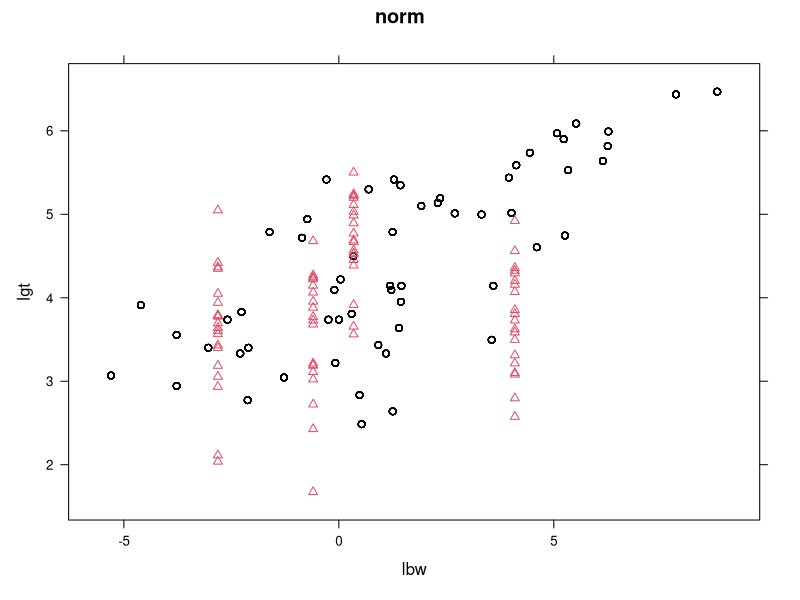
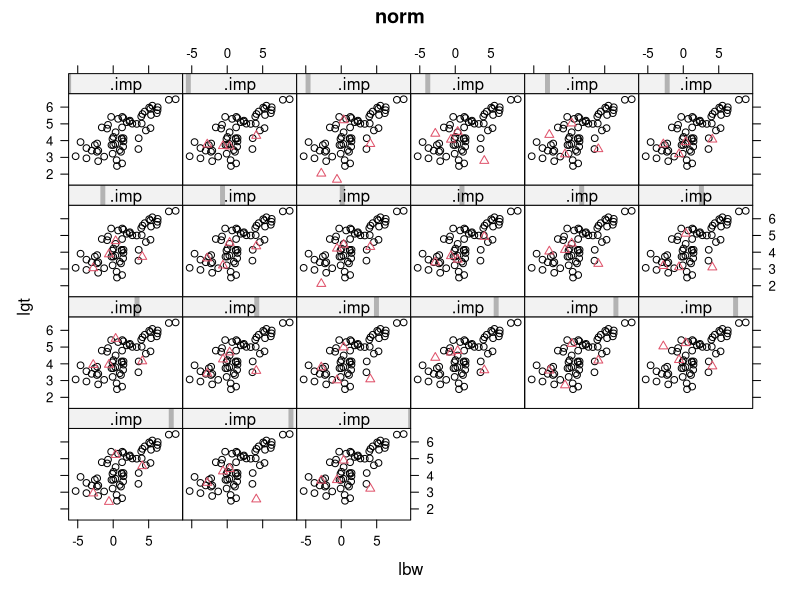
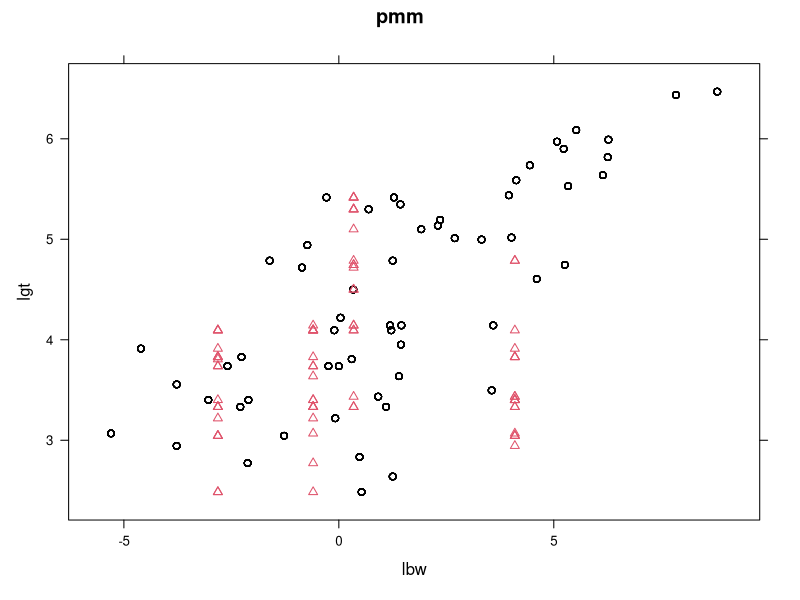
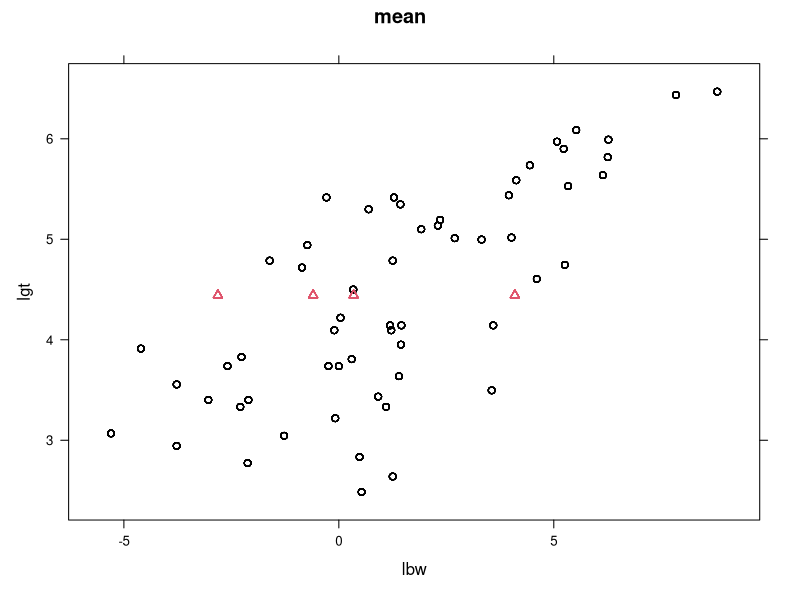
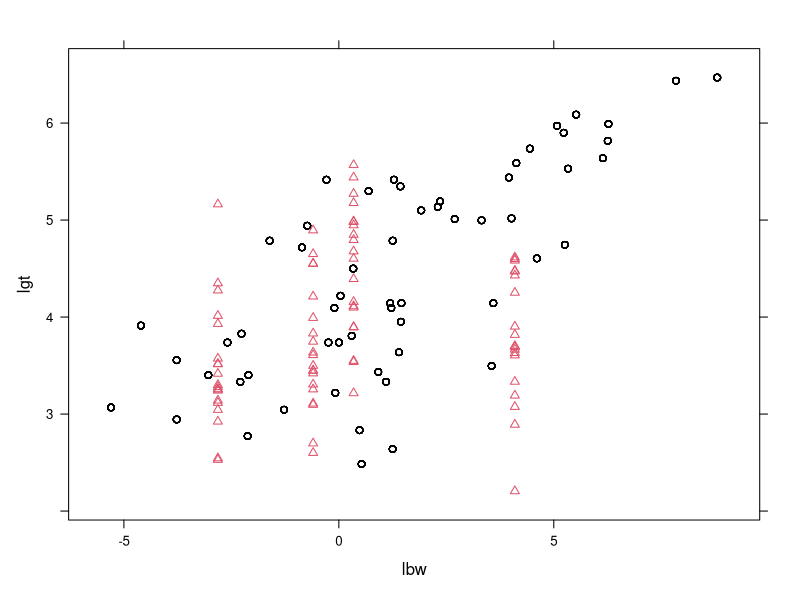
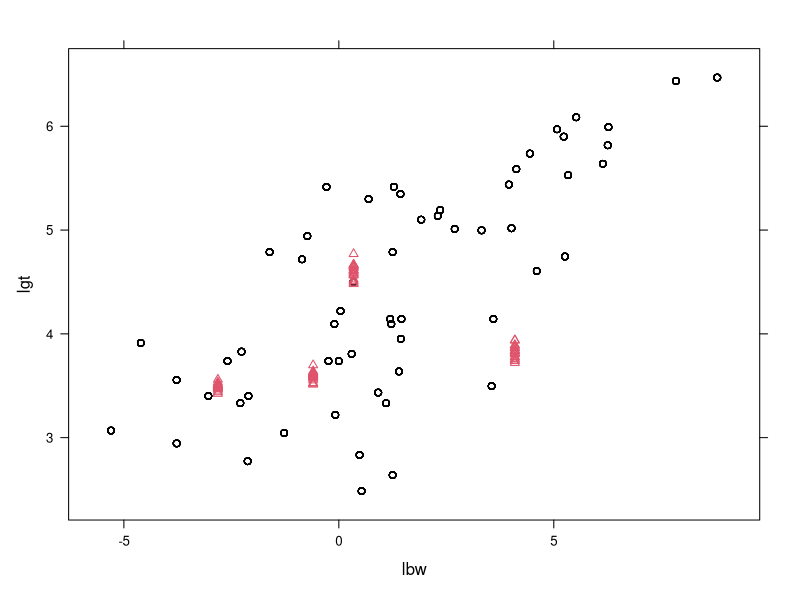
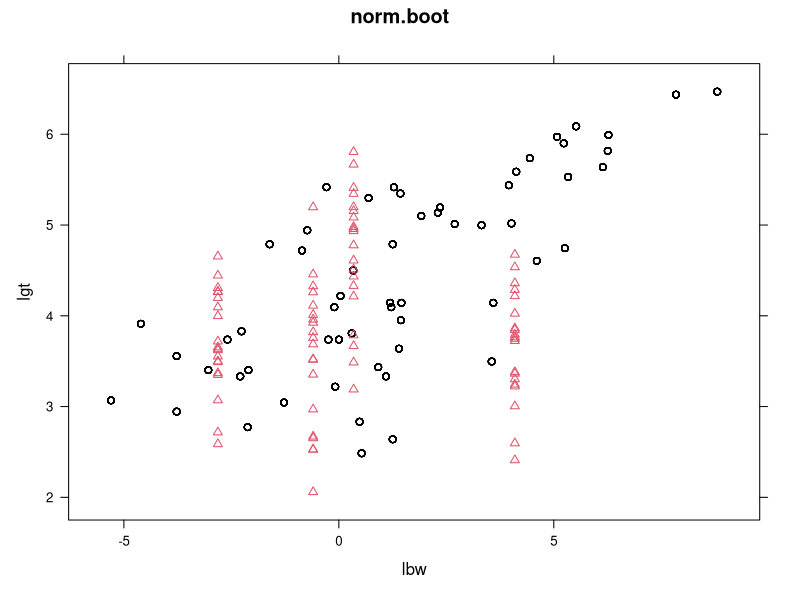

These figures' R source, in order:

y=c(6.5, 5.4, 8.4, 6.2, 6.5, NA, 6.2, NA, 7.4, NA)
x=c(6.9, 4.5, 12.2, 5.3, 6.6, 2.6, 3.4, 11.0, 10.2, 9.7)
example=data.frame(y=y, x=x)

ex.reg = lm(y~x)
summary(ex.reg)
#regression imputation for the y values
yimp = ifelse(is.na(y), 4.65 + 0.287*x, y)
ex.imp = data.frame(y=yimp, x=x)

is.na(y)
#applying the coefficients to the x values to get the expected predictions
#these two lines compare the imputed predictions vs the actual predictions made by model
#we can tell from this ... that the estimates are wrong for the imputed model
4.65 + 0.287*x
yimp

#correlation and covariance are inflated if we used an imputation to generate the values
#more accurate to use imputation + noise
mean(yimp)
var(yimp)
cor(example)
cor(ex.imp) #imputed allows this to run more
cor(ex.imp$x,ex.imp$y)
cor(example$x,example$y) #it is missing for the values which were not imputed

#Ex 2
summary(ex.reg)$sigma^2

#stochastic imputation model based on results from the first model
#rnorm is used just to generate noise in the model
yimp2 = ifelse(is.na(y), 4.65 + 0.287*x + sqrt(0.147)*rnorm(10), y)
ex.imp2 = data.frame(y=yimp2, x=x)


#Ex 3
d = ifelse(is.na(y), 1, 0)
ystar = ifelse(is.na(y), 6.657, y)

dummy.reg = lm(x~ystar+d)

#Ex 4

library(mice)
library(lattice)
data(mammalsleep)
mammalsleep[,c(2:3,7:8)]=log(mammalsleep[,c(2:3,7:8)])
names(mammalsleep)=c("species", "lbw", "lbrw", "sws", "ps",
                     "ts", "lmls", "lgt", "pi", "sei", "odi")
M2=as.data.frame(mammalsleep[,2:9])
Mmi<- mice(M2, method = "norm",m=20)

xyplot(Mmi, lgt~ lbw,pch=1:2,col=1:2,main="norm")
xyplot(Mmi, lgt~ lbw|.imp,pch=1:2,col=1:2,main="norm")

Mpm<- mice(M2, method = "pmm",m=20)
xyplot(Mpm, lgt~ lbw,pch=1:2,col=1:2,main="pmm")

Mm<- mice(M2, method = "mean",m=20)
xyplot(Mm, lgt~ lbw,pch=1:2,col=1:2,main="mean")

MN<- mice(M2, method = "norm.nob",m=20,main="norm.obs")
xyplot(MN, lgt~ lbw,pch=1:2,col=1:2)

MP<- mice(M2, method = "norm.predict",m=20,main="norm.predict")
xyplot(MP, lgt~ lbw,pch=1:2,col=1:2)

MB<- mice(M2, method = "norm.boot",m=20)
xyplot(MB, lgt~ lbw,pch=1:2,col=1:2,main="norm.boot")

imp <- mice(M2, maxit=1,method="mean")

